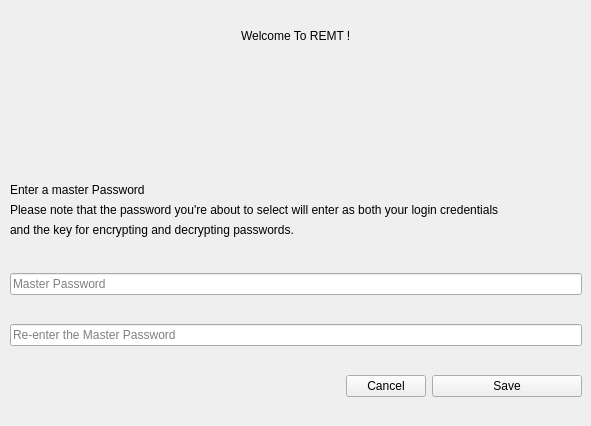
<?xml version="1.0" encoding="UTF-8"?>
<ui version="4.0">
 <class>Form</class>
 <widget class="QWidget" name="Form">
  <property name="geometry">
   <rect>
    <x>0</x>
    <y>0</y>
    <width>591</width>
    <height>426</height>
   </rect>
  </property>
  <property name="windowTitle">
   <string>Form</string>
  </property>
  <widget class="StrongBodyLabel" name="StrongBodyLabel">
   <property name="geometry">
    <rect>
     <x>10</x>
     <y>180</y>
     <width>171</width>
     <height>19</height>
    </rect>
   </property>
   <property name="text">
    <string>Enter a master Password</string>
   </property>
  </widget>
  <widget class="BodyLabel" name="BodyLabel_2">
   <property name="geometry">
    <rect>
     <x>10</x>
     <y>220</y>
     <width>671</width>
     <height>19</height>
    </rect>
   </property>
   <property name="text">
    <string>and the key for encrypting and decrypting passwords.</string>
   </property>
  </widget>
  <widget class="BodyLabel" name="BodyLabel">
   <property name="geometry">
    <rect>
     <x>10</x>
     <y>200</y>
     <width>1061</width>
     <height>19</height>
    </rect>
   </property>
   <property name="text">
    <string>Please note that the password you're about to select will enter as both your login credentials </string>
   </property>
  </widget>
  <widget class="QWidget" name="verticalLayoutWidget">
   <property name="geometry">
    <rect>
     <x>10</x>
     <y>250</y>
     <width>572</width>
     <height>171</height>
    </rect>
   </property>
   <layout class="QVBoxLayout" name="verticalLayout">
    <item>
     <widget class="PasswordLineEdit" name="PasswordInput">
      <property name="placeholderText">
       <string>Master Password</string>
      </property>
     </widget>
    </item>
    <item>
     <widget class="PasswordLineEdit" name="PasswordInput2">
      <property name="placeholderText">
       <string>Re-enter the Master Password</string>
      </property>
     </widget>
    </item>
    <item>
     <layout class="QHBoxLayout" name="horizontalLayout">
      <item>
       <spacer name="horizontalSpacer">
        <property name="orientation">
         <enum>Qt::Horizontal</enum>
        </property>
        <property name="sizeHint" stdset="0">
         <size>
          <width>40</width>
          <height>20</height>
         </size>
        </property>
       </spacer>
      </item>
      <item>
       <widget class="PushButton" name="CloseMasterPWDWindow">
        <property name="text">
         <string>Cancel</string>
        </property>
       </widget>
      </item>
      <item>
       <widget class="PrimaryPushButton" name="MasterPWDContinue">
        <property name="minimumSize">
         <size>
          <width>150</width>
          <height>0</height>
         </size>
        </property>
        <property name="text">
         <string>Save</string>
        </property>
       </widget>
      </item>
     </layout>
    </item>
   </layout>
  </widget>
  <widget class="QWidget" name="verticalLayoutWidget_2">
   <property name="geometry">
    <rect>
     <x>10</x>
     <y>10</y>
     <width>571</width>
     <height>51</height>
    </rect>
   </property>
   <layout class="QVBoxLayout" name="verticalLayout_2">
    <item>
     <layout class="QHBoxLayout" name="horizontalLayout_2">
      <item>
       <spacer name="horizontalSpacer_2">
        <property name="orientation">
         <enum>Qt::Horizontal</enum>
        </property>
        <property name="sizeHint" stdset="0">
         <size>
          <width>40</width>
          <height>20</height>
         </size>
        </property>
       </spacer>
      </item>
      <item>
       <widget class="TitleLabel" name="TitleLabel">
        <property name="text">
         <string>Welcome To REMT !</string>
        </property>
       </widget>
      </item>
      <item>
       <spacer name="horizontalSpacer_3">
        <property name="orientation">
         <enum>Qt::Horizontal</enum>
        </property>
        <property name="sizeHint" stdset="0">
         <size>
          <width>40</width>
          <height>20</height>
         </size>
        </property>
       </spacer>
      </item>
     </layout>
    </item>
   </layout>
  </widget>
  <widget class="QLabel" name="RemtLogo">
   <property name="geometry">
    <rect>
     <x>230</x>
     <y>70</y>
     <width>121</width>
     <height>131</height>
    </rect>
   </property>
   <property name="styleSheet">
    <string notr="true">label {
    opacity: 0.25;
}
</string>
   </property>
   <property name="text">
    <string/>
   </property>
   <property name="pixmap">
    <pixmap>../../../../rest logo/black.png</pixmap>
   </property>
   <property name="scaledContents">
    <bool>true</bool>
   </property>
  </widget>
 </widget>
 <customwidgets>
  <customwidget>
   <class>PushButton</class>
   <extends>QPushButton</extends>
   <header>qfluentwidgets</header>
  </customwidget>
  <customwidget>
   <class>PrimaryPushButton</class>
   <extends>PushButton</extends>
   <header>qfluentwidgets</header>
  </customwidget>
  <customwidget>
   <class>BodyLabel</class>
   <extends>QLabel</extends>
   <header>qfluentwidgets</header>
  </customwidget>
  <customwidget>
   <class>StrongBodyLabel</class>
   <extends>QLabel</extends>
   <header>qfluentwidgets</header>
  </customwidget>
  <customwidget>
   <class>TitleLabel</class>
   <extends>QLabel</extends>
   <header>qfluentwidgets</header>
  </customwidget>
  <customwidget>
   <class>LineEdit</class>
   <extends>QLineEdit</extends>
   <header>qfluentwidgets</header>
  </customwidget>
  <customwidget>
   <class>PasswordLineEdit</class>
   <extends>LineEdit</extends>
   <header>qfluentwidgets</header>
  </customwidget>
 </customwidgets>
 <resources/>
 <connections/>
</ui>
